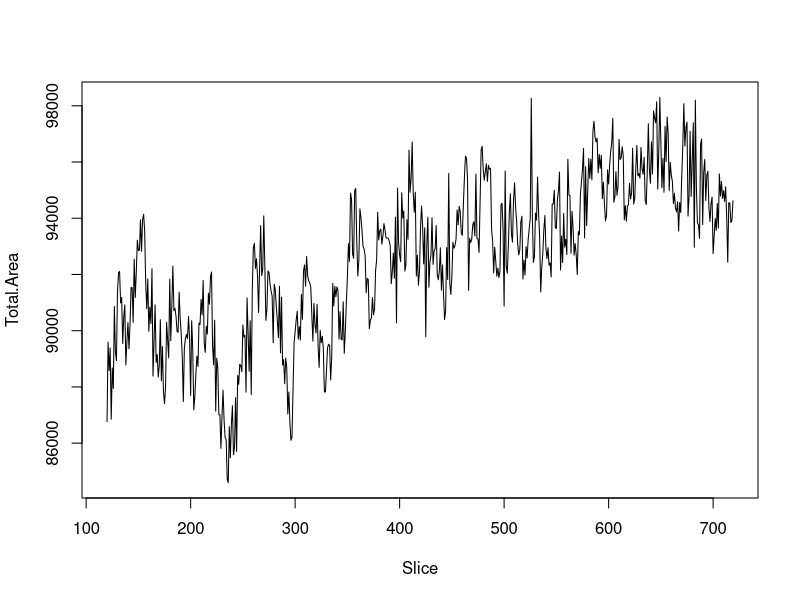
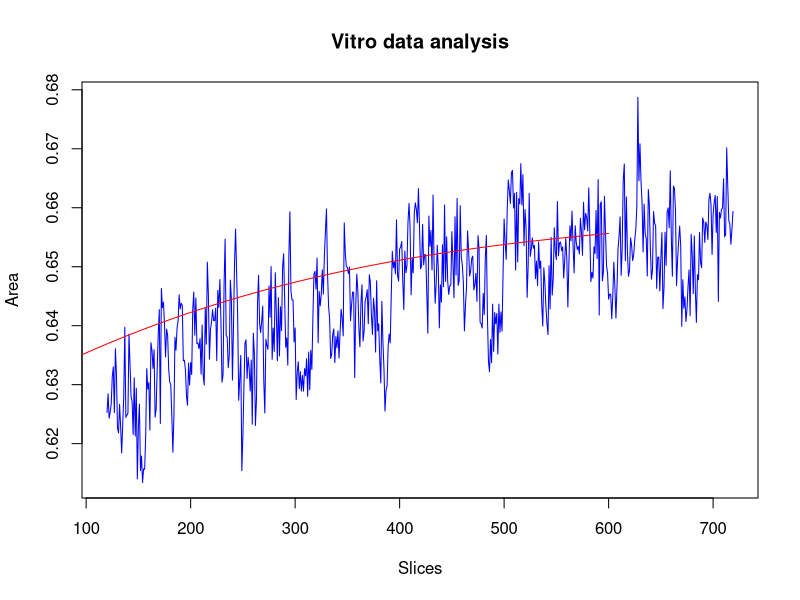
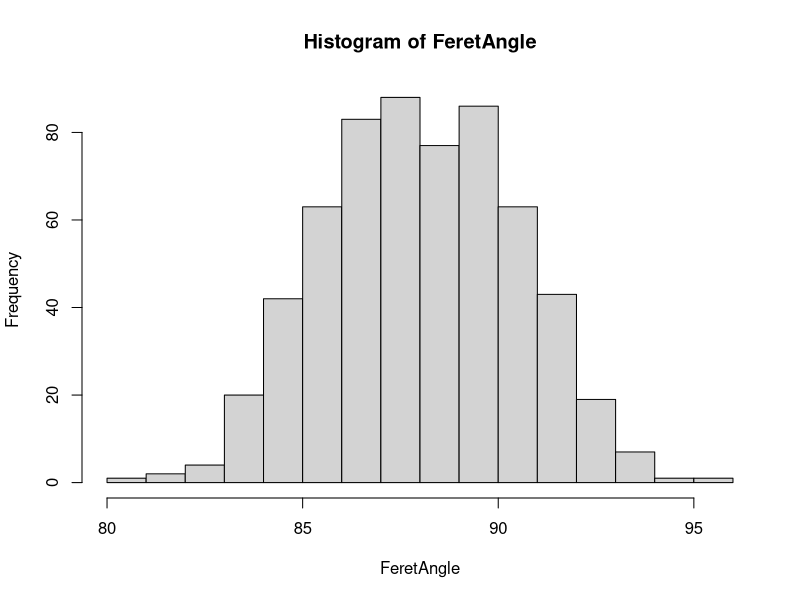
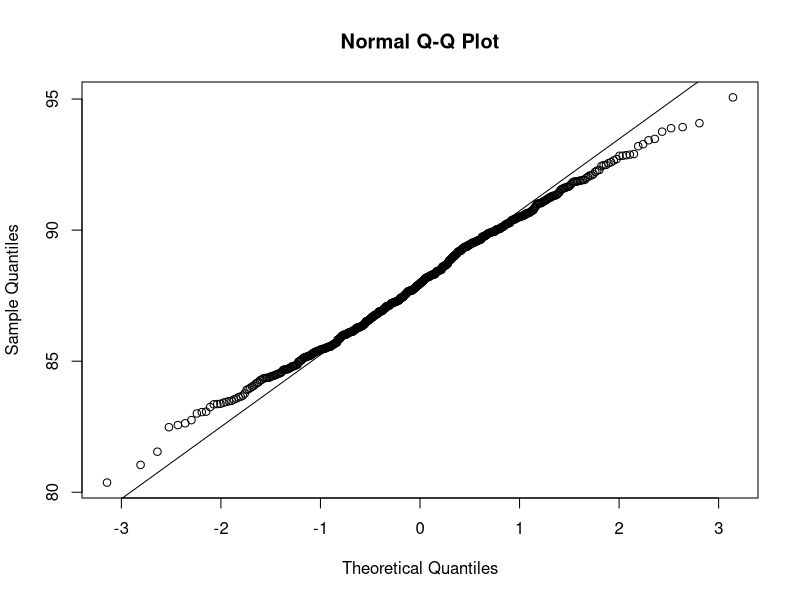
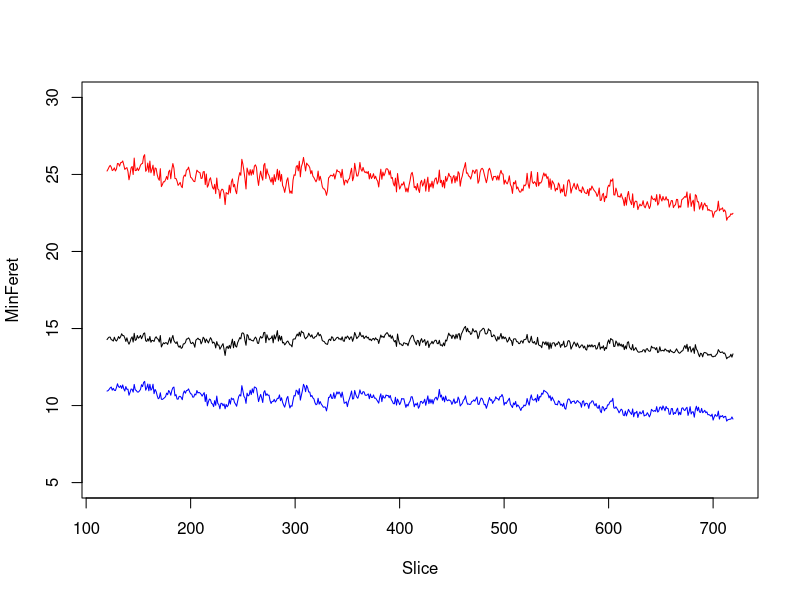
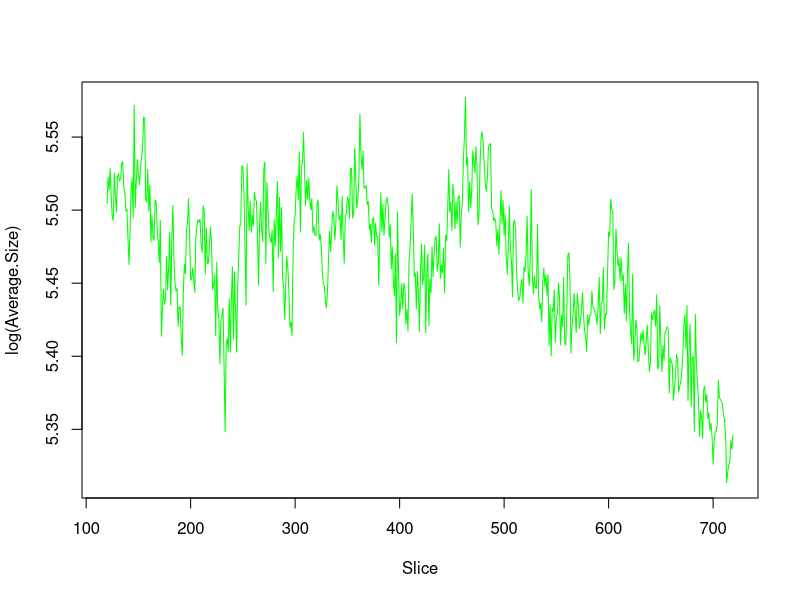
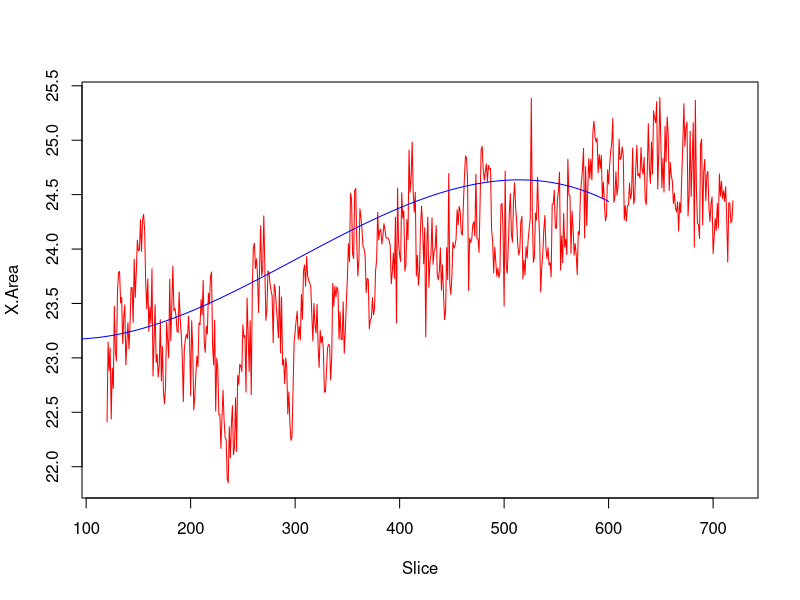
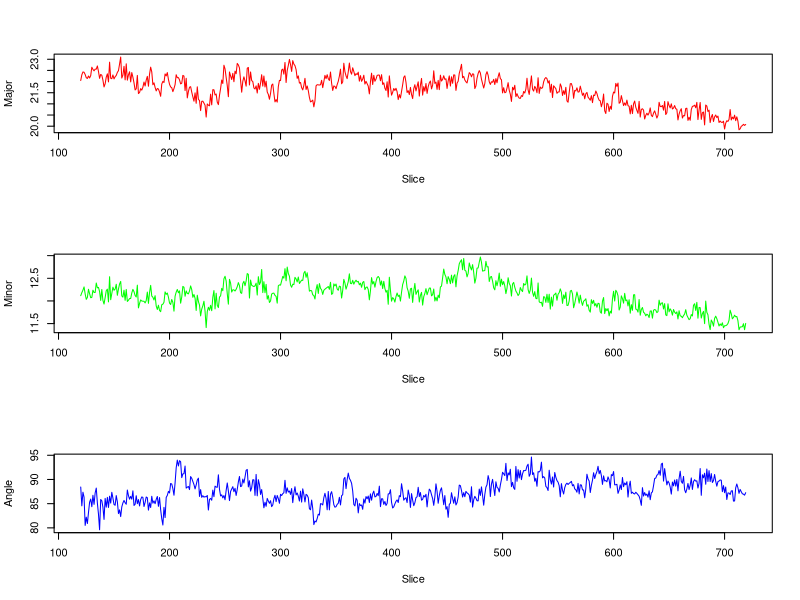

These charts were generated, in order, by the following R code: (Note: this script raises an error after producing the figures.)
vitro = read.csv('data.csv', header=T)
# Variable explanation:
# Check it here if in doubt: http://rsbweb.nih.gov/ij/docs/guide/146-30.html
# Slice: Index/Identifier of the slice
# Count: Total cell count (calculated from?)
# Total Area: Occupied pixels of cells on the canvas
# Average Size: Total Area / Count
# % Area: Occupied pixels / Total pixels in percent
# Mean: Mean value of pixels
# Mode: Mode of pixels
# Perimeter: Perimeter of all the cells
# Major: The primary axis of the best fitting ellipse
# Minor: The secondary axis of the best fitting ellipse 
# Angle: The angle of the best fitting ellipse (between X axis and Major axis)
# Circularity: How 'round' the cells are. Between 0 and 1 (4*Pi*Area/Perimeter^2).
#           Values may not be valid for very small particles
# Solidity: Area/Convex area. Between 0 and 1.
# Feret: Feret's diameter measures the longest distance between 2 points along a selection boundary.
#        Feret holds the length itself while other feret variables control the angle and the position.
#        More info --> http://en.wikipedia.org/wiki/Feret_diameter
# FeretX: The X of the starting coordinate of the Feret diameter
# FeretY: The Y of the starting coordinate of the Feret diameter
# FeretAngle: Houses the angle of Feret diameter (between 0 and 180)
# MinFeret: Shortest feret diameter
# Integrated density: The sum of the 'values' of the pixels.
# Median: Median value of pixels
# Skewness: Skewness of distribution. Negative means left skewness, positive means right skewness
# Kurtosis: How 'peaky' the distribution is compared to normal distribution.
#           Negative means flatter distribution, positive means higher
attach(vitro)

symnum(cor(vitro))

plot(Total.Area ~ Slice, type='l')

# Circularity stops the slow growing rate after a while
plot(Circ. ~ Slice, type='l', col='blue', main="Vitro data analysis", xlab="Slices", ylab="Area")
lm.mean = lm(Circ. ~ poly(Slice,3))
fitted.mean = predict(lm.mean)
lines(fitted.mean, col='red')

# Examine FeretAngle
hist(FeretAngle)
qqnorm(FeretAngle)
qqline(FeretAngle)
# Not your typical normal distribution, too 'thick' in the middle

# Feret and MinFeret are more or less moving together but the rate is 
# not really significant
plot(Slice, MinFeret, type="l", ylim=c(5, 30))
lines(Slice, Feret, type='l', col='red')
lines(Slice, Feret-MinFeret, type='l', col='blue')

plot(Slice, log(Average.Size), type="l", col="green")

par(mfrow=c(1,1))
plot(Slice, X.Area, type="l", col="red")
lm.areaPerc = lm(X.Area ~ poly(Slice,3))
fitted.areaPerc = predict(lm.areaPerc)
lines(fitted.areaPerc, col="blue")

par(mfrow=c(3,1))
plot(Major ~ Slice, type="l", col="red")
plot(Minor ~ Slice, type="l", col="green")
plot(Angle ~ Slice, type="l", col="blue")

par(mfrow=c(2,1))
plot(Circ. ~ Slice, type="l", col="red")
plot(Solidity ~ Slice, type="l", col="green")


# Time series with regular, moving average with smoothing 3 and 5
if (!'TTR' %in% rownames(installed.packages())) {
    install.packages('TTR')
}
library(TTR)
par(mfrow=c(2,1))
areaTs = ts(Total.Area)
plot.ts(areaTs)
areaSMA3 = SMA(Total.Area, n=3)
plot.ts(areaSMA3)
areaSMA6 = SMA(Total.Area, n=6)
plot.ts(areaSMA6)
areaSMA9 = SMA(Total.Area, n=9)
plot.ts(areaSMA9)

par(mfrow=c(1,1))
areaTs.model = HoltWinters(areaTs, beta=F, gamma=F)
plot(areaTs.model)

library(forecast)
areaTs.prediction = forecast.HoltWinters(areaTs.model, h=50)
plot.forecast(areaTs.prediction)

# Use a correlogram to see if there's a correlation between forecast errors
# (stored in residuals). We use a lag value from 1 to 20
acf(areaTs.prediction$residuals, lag.max=20)
# It shows no outstanding values

# Test whether there's significant evidence for non-zero correlations
# we use Ljung-Box test
Box.test(areaTs.prediction$residuals, lag=20, type='Ljung-Box')
# p is very high (0.8) so there's no evidence

# We should also check that the forecast errors are normally distributed
plotForecastErrors = function (forecastErrors) {
    binSize = IQR(forecastErrors) / 4
    sd = sd(forecastErrors)
    min = min(forecastErrors) - sd * 5
    max = max(forecastErrors) + sd * 3
    norm = rnorm(10000, mean = 0, sd=sd)
    min2 = min(forecastErrors)
    max2 = max(forecastErrors)
    if (min2 < min) { min = min2 }
    if (max2 > max) { max = max2 }
    bins = seq(min, max, binSize)
    hist(forecastErrors, col='red', freq=F, breaks=bins)
    hist = hist(norm, plot=F, breaks=bins)
    points(hist$mids, hist$density, type='l', col='blue', lwd=2)
}

# Looks more or less normal
plotForecastErrors(areaTs.prediction$residuals)

# Now try to introduce some slope estimation for forecasts
areaTs.model2 = HoltWinters(areaTs, gamma=F, l.start=86500, b.start=10)
plot(areaTs.model2)

areaTs.prediction2 = forecast.HoltWinters(areaTs.model2, h=50)
plot(areaTs.prediction2)

acf(areaTs.prediction2$residuals, lag.max=20)

Box.test(areaTs.prediction2$residuals, lag=20, type='Ljung-Box')
# Very high p value, so no autocorrelation

plotForecastErrors(areaTs.prediction2$residuals)
# Looks pretty normal